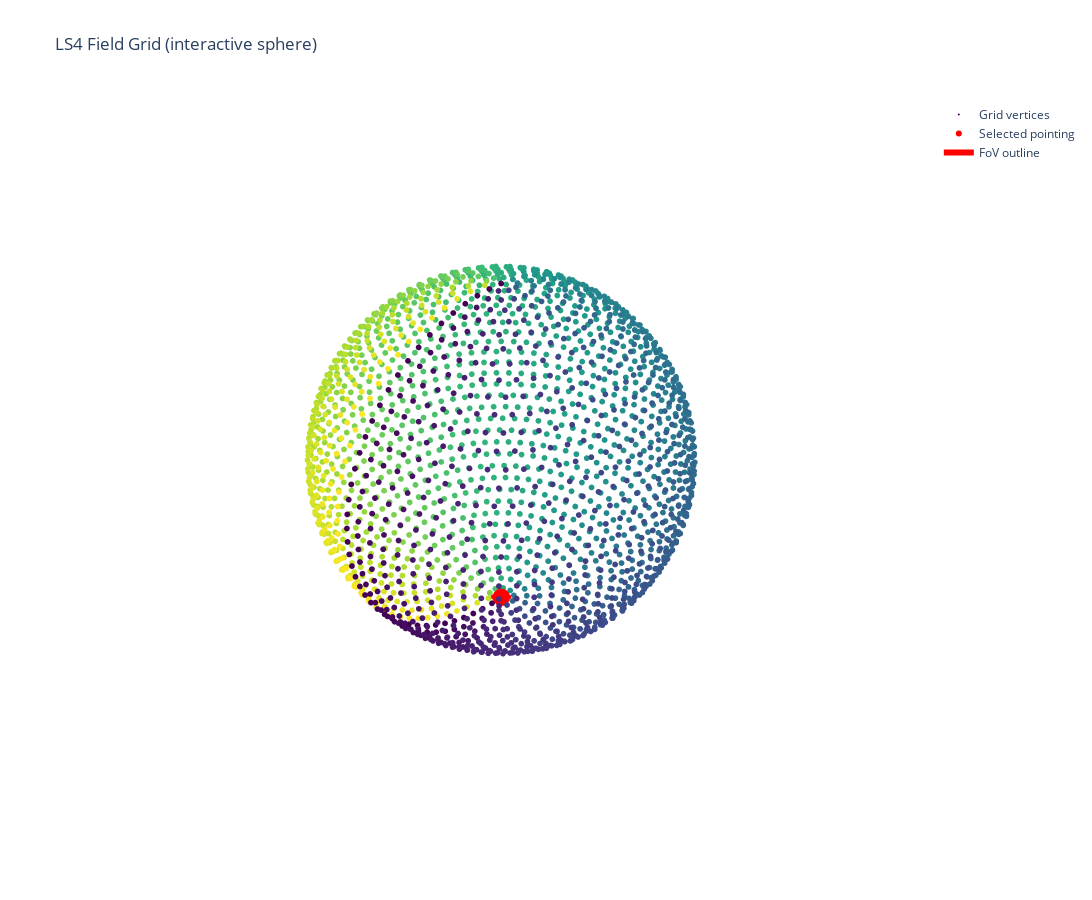

The code cell stored with this chart in its notebook:
### Code cell
# ...existing code...
fig = go.Figure(data=go.Scatter3d(
    x=x, y=y, z=z,
    mode="markers",
    marker=dict(size=2, color=ra, colorscale="Viridis"),
    name="Grid vertices"
))

pointing = vertices[0]
side = np.sqrt(FOV.to(u.deg**2)).to(u.deg)
half_w = half_h = 0.5 * side

corner_offsets = [
    (-half_w, -half_h),
    (half_w, -half_h),
    (half_w, half_h),
    (-half_w, half_h),
    (-half_w, -half_h)
]

corner_coords = SkyCoord([pointing.spherical_offsets_by(dlon, dlat)
                          for dlon, dlat in corner_offsets])

corner_ra = corner_coords.ra.to(u.rad).value
corner_dec = corner_coords.dec.to(u.rad).value
fov_x = np.cos(corner_dec) * np.cos(corner_ra)
fov_y = np.cos(corner_dec) * np.sin(corner_ra)
fov_z = np.sin(corner_dec)

center_ra = pointing.ra.to(u.rad).value
center_dec = pointing.dec.to(u.rad).value
center_x = np.cos(center_dec) * np.cos(center_ra)
center_y = np.cos(center_dec) * np.sin(center_ra)
center_z = np.sin(center_dec)

fig.add_trace(go.Scatter3d(
    x=[center_x], y=[center_y], z=[center_z],
    mode="markers",
    marker=dict(size=6, color="red"),
    name="Selected pointing"
))
fig.add_trace(go.Scatter3d(
    x=fov_x, y=fov_y, z=fov_z,
    mode="lines",
    line=dict(color="red", width=6),
    name="FoV outline"
))

fig.update_layout(
    title="LS4 Field Grid (interactive sphere)",
    width=1100,
    height=900,
    scene=dict(xaxis=dict(visible=False),
               yaxis=dict(visible=False),
               zaxis=dict(visible=False))
)
fig.show()
# ...existing code...

### Figure 1 — Plotly figure (JSON) as saved in the notebook; plotly's stock layout.template omitted (floating-point values rounded to 4 significant figures; data arrays with more than 128 entries replaced by an {"elided": "..."} marker saying what was removed)
{"data": [{"marker": {"color": {"elided": "2200 float values"}, "colorscale": [[0, "#440154"], [0.1111, "#482878"], [0.2222, "#3e4989"], [0.3333, "#31688e"], [0.4444, "#26828e"], [0.5556, "#1f9e89"], [0.6667, "#35b779"], [0.7778, "#6ece58"], [0.8889, "#b5de2b"], [1, "#fde725"]], "size": 2}, "mode": "markers", "name": "Grid vertices", "type": "scatter3d", "x": {"elided": "2200 float values"}, "y": {"elided": "2200 float values"}, "z": {"elided": "2200 float values"}}, {"marker": {"color": "red", "size": 6}, "mode": "markers", "name": "Selected pointing", "type": "scatter3d", "x": [6.123e-17], "y": [0], "z": [-1]}, {"line": {"color": "red", "width": 6}, "mode": "lines", "name": "FoV outline", "type": "scatter3d", "x": [-0.03902, -0.03902, 0.03902, 0.03902, -0.03902], "y": [-0.03899, 0.03899, 0.03899, -0.03899, -0.03899], "z": [-0.9985, -0.9985, -0.9985, -0.9985, -0.9985]}], "layout": {"height": 900, "scene": {"xaxis": {"visible": false}, "yaxis": {"visible": false}, "zaxis": {"visible": false}}, "title": {"text": "LS4 Field Grid (interactive sphere)"}, "width": 1100}}
